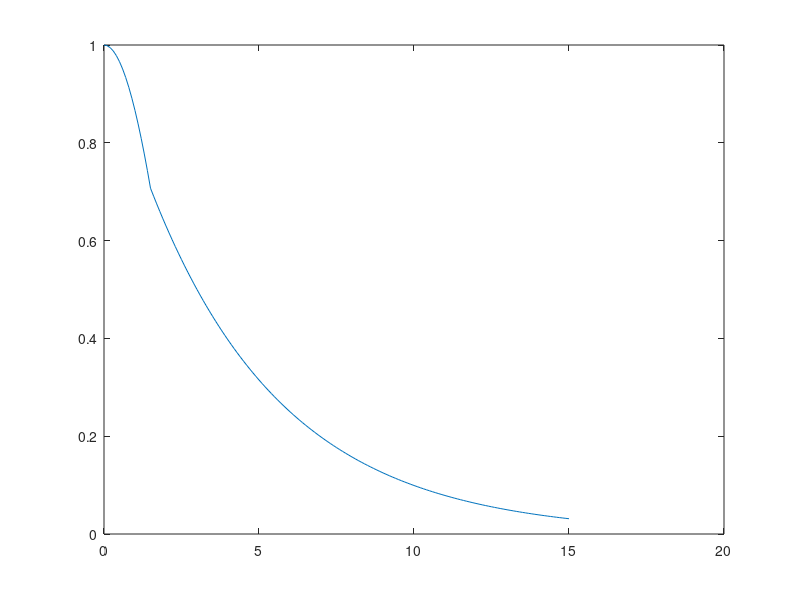

Source code (MATLAB):
x = [0:0.1:15];
firstX = [0:0.1:1.5];
secondX = [1.6:0.1:15];
y1 = cos(pi*firstX/6);
y2 = 2.^(-secondX/3);
y = [y1 y2];
plot(x,y)
